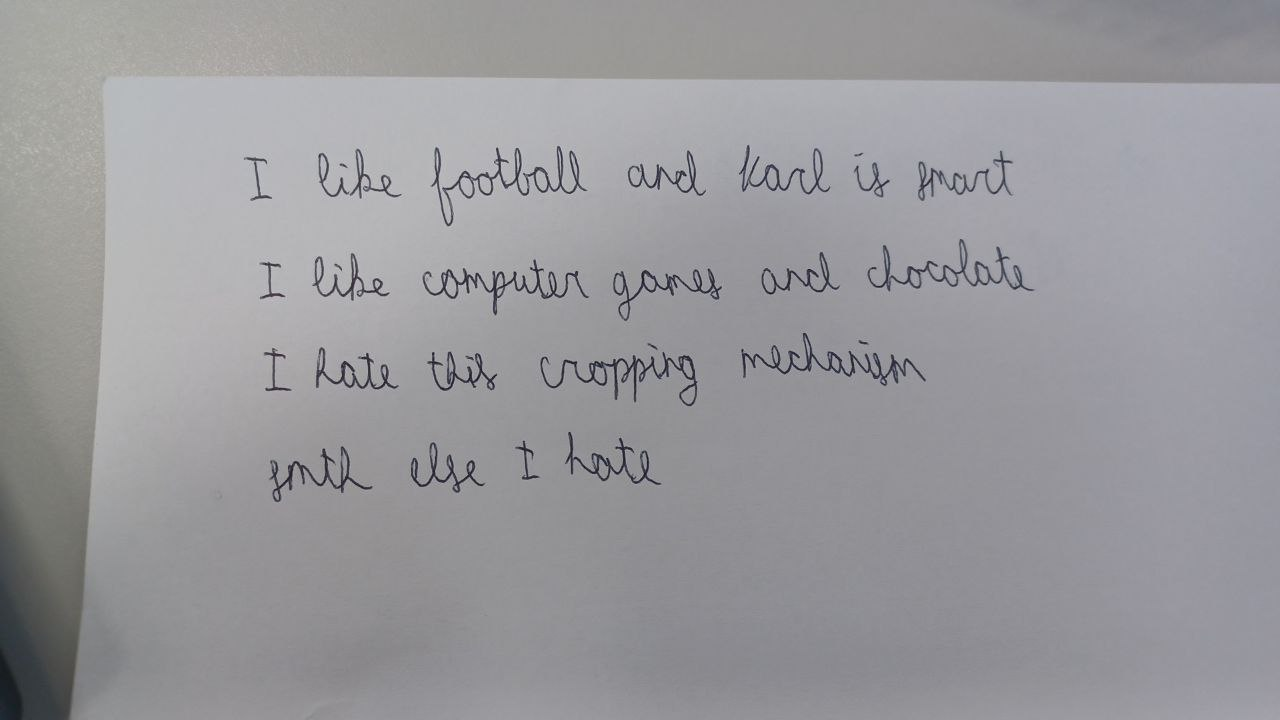
#> input picture test/crop_data/test_many_lines_with_blank_black_white.jpg, 1280 x 720 px, found by its file name
$ python preprocess_image.py --input_folder ../test/crop_data --input_image ../test/crop_data/test_many_lines_with_blank_black_white.jpg --output_crop_folder out --output_image out.png --output_lines_folder out
#> lines starting #> are read from the running program, lines starting #| are printed output that depends on the picture; after the words box and inside, x2 and y2 are one past the last pixel; in counts of white or black regions, pixels touching at a corner belong together
import argparse
import os

import cv2
import numpy as np
from PIL import Image


ROOT_DIR = os.path.dirname(os.path.abspath(__file__))


def ensure_directory(path):
    """Ensure a directory exists."""
    os.makedirs(path, exist_ok=True)

def save_image(image, path, file_name):
    full_dir_path = os.path.join(ROOT_DIR, path)
    ensure_directory(full_dir_path)
    full_file_path = os.path.join(full_dir_path, file_name)
    image.save(full_file_path)

def load_image_as_bytes(path, file_name):
#> called with path = '../test/crop_data'
    full_path = os.path.join(ROOT_DIR, path, file_name)
    if not os.path.exists(full_path):
        raise FileNotFoundError(f"The file does not exist: {full_path}")
    return cv2.imread(full_path)
#> returned value is the input picture: shape (720, 1280, 3); mean B, G, R 156.7, 153, 153.5


def apply_clean_full(image):
    """Applies Gaussian blur, adaptive thresholding, and removes grid lines from an image."""

    # Convert to grayscale
    gray = cv2.cvtColor(image, cv2.COLOR_BGR2GRAY)

    # Apply Gaussian Blur
    blurred = cv2.GaussianBlur(gray, (5, 5), 0)

    # Apply adaptive thresholding to binarize the image
    binary = cv2.threshold(blurred, 0, 255, cv2.THRESH_BINARY_INV + cv2.THRESH_OTSU)[1]
    horizontal_kernel = cv2.getStructuringElement(cv2.MORPH_RECT, (25, 1))
    horizontal_lines = cv2.morphologyEx(binary, cv2.MORPH_OPEN, horizontal_kernel, iterations=2)

    # # Step 6: Detect vertical lines
    vertical_kernel = cv2.getStructuringElement(cv2.MORPH_RECT, (1, 40))
    vertical_lines = cv2.morphologyEx(binary, cv2.MORPH_OPEN, vertical_kernel, iterations=2)

    # Step 7: Combine horizontal and vertical lines into one mask
    grid_mask = cv2.add(horizontal_lines, vertical_lines)

    # Step 8: Invert the grid mask
    grid_removed = cv2.bitwise_not(grid_mask)

    # Step 9: Remove the grid from the original binary image
    cleaned_binary = cv2.bitwise_and(binary, binary, mask=grid_removed)

    # Step 10: Remove small noise using contour filtering
    contours, _ = cv2.findContours(cleaned_binary, cv2.RETR_EXTERNAL, cv2.CHAIN_APPROX_SIMPLE)
    for contour in contours:
        area = cv2.contourArea(contour)
        if area < 10:  # Threshold for small noise (adjust based on your image)
            cv2.drawContours(binary, [contour], -1, 0, -1)  # Remove the contour by filling it with black

    # Step 11: Restore handwriting onto a white background
    handwriting_mask = binary > 0
    output = np.ones_like(image) * 255  # Create a white background
    output[handwriting_mask] = image[handwriting_mask]

    return output

def apply_clean(image):
    """Applies Gaussian blur, adaptive thresholding, and removes grid lines from an image."""

    # Convert to grayscale
    gray = cv2.cvtColor(image, cv2.COLOR_BGR2GRAY)

    # Apply Gaussian Blur
    blurred = cv2.GaussianBlur(gray, (5, 5), 0)

    # Apply adaptive thresholding to binarize the image
    binary = cv2.threshold(blurred, 0, 255, cv2.THRESH_BINARY_INV + cv2.THRESH_OTSU)[1]
#> binary: shape (720, 1280); 4.8% white; 38 white regions (8 under 20 px), largest, box (x1, y1, x2, y2) and area: (0, 410, 89, 720) 22567, (540, 352, 698, 407) 2161, (741, 332, 926, 386) 2147
    horizontal_kernel = cv2.getStructuringElement(cv2.MORPH_RECT, (25, 1))
    horizontal_lines = cv2.morphologyEx(binary, cv2.MORPH_OPEN, horizontal_kernel, iterations=2)
#> horizontal_lines: shape (720, 1280); 2.4% white; 1 white region, box (x1, y1, x2, y2) and area: (0, 438, 89, 720) 22111

    # # Step 6: Detect vertical lines
    vertical_kernel = cv2.getStructuringElement(cv2.MORPH_RECT, (1, 40))
    vertical_lines = cv2.morphologyEx(binary, cv2.MORPH_OPEN, vertical_kernel, iterations=2)
#> vertical_lines: shape (720, 1280); 2.4% white; 1 white region, box (x1, y1, x2, y2) and area: (0, 412, 85, 720) 21987

    # Step 7: Combine horizontal and vertical lines into one mask
    grid_mask = cv2.add(horizontal_lines, vertical_lines)
#> grid_mask: shape (720, 1280); 2.4% white; 1 white region, box (x1, y1, x2, y2) and area: (0, 412, 89, 720) 22368

    # Step 8: Invert the grid mask
    grid_removed = cv2.bitwise_not(grid_mask)

    # Step 9: Remove the grid from the original binary image
    cleaned_binary = cv2.bitwise_and(binary, binary, mask=grid_removed)
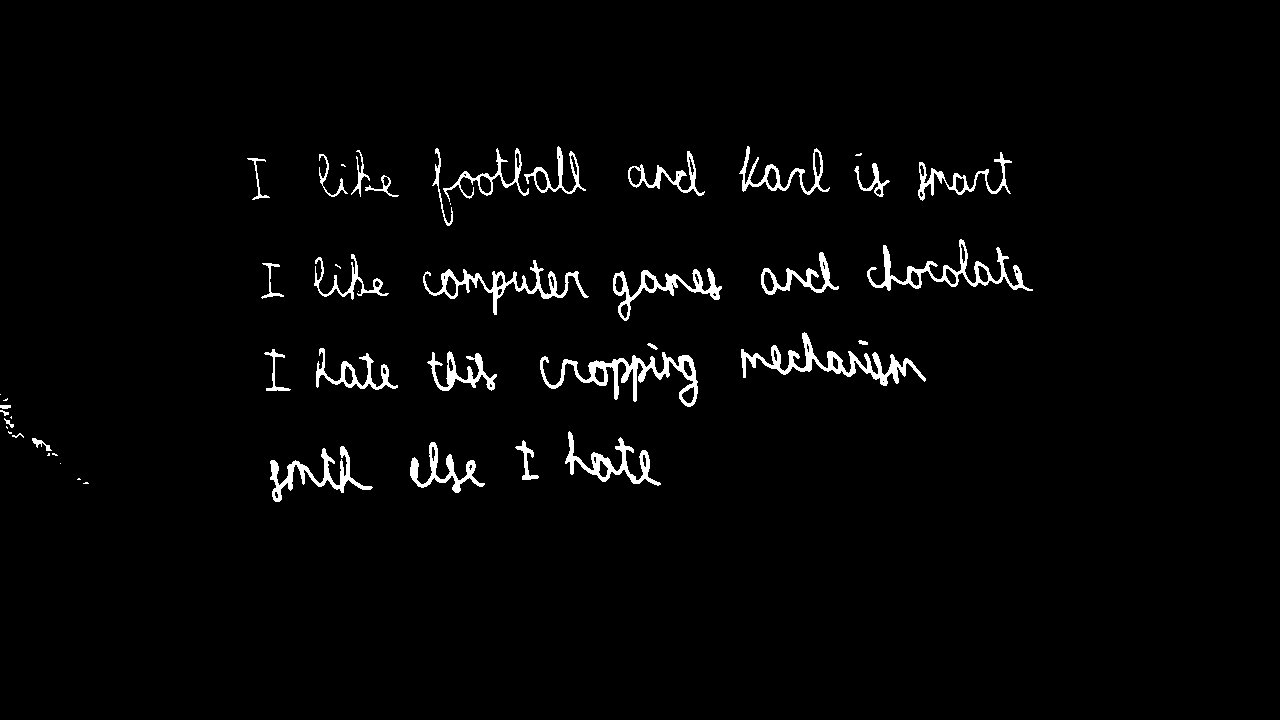
#> cleaned_binary: shape (720, 1280); 2.4% white; 48 white regions (15 under 20 px)

    # Step 10: Remove small noise using contour filtering
    contours, _ = cv2.findContours(cleaned_binary, cv2.RETR_EXTERNAL, cv2.CHAIN_APPROX_SIMPLE)
#> contours = 48 contours, 17 with area under 20; largest, box (x1, y1, x2, y2) and area: (540, 352, 698, 407) 2076, (741, 332, 926, 386) 1830, (867, 239, 1033, 291) 1712, (423, 260, 589, 315) 1506, (613, 268, 722, 321) 1364
    for contour in contours:
        area = cv2.contourArea(contour)
        if area < 10:  # Threshold for small noise (adjust based on your image)
            cv2.drawContours(cleaned_binary, [contour], -1, 0, -1)  # Remove the contour by filling it with black
#> this loop made 48 passes
#> area on passes 6, 7, 8, 9, 11, 14, 17, 20: 1098, 860, 203.5, 61.5, 1189.5, 20.5, 26, 2076
#> cleaned_binary: shape (720, 1280); 2.4% white; 33 white regions, largest, box (x1, y1, x2, y2) and area: (540, 352, 698, 407) 2161, (741, 332, 926, 386) 2147, (867, 239, 1033, 291) 1731

    # Step 11: Restore handwriting onto a white background
    handwriting_mask = cleaned_binary > 0
    output = np.ones_like(image) * 255  # Create a white background
    output[handwriting_mask] = image[handwriting_mask]
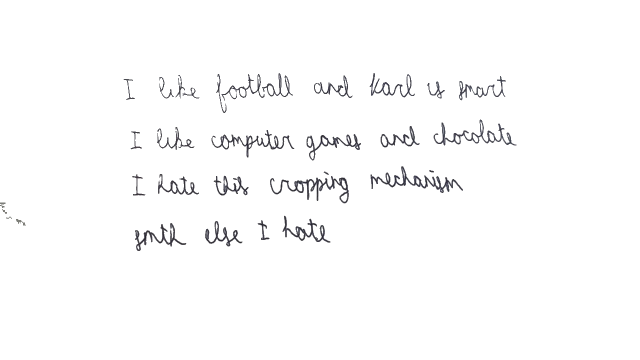
#> output: shape (720, 1280, 3) (shown at 1/2 size); mean B, G, R 251.2, 251, 251

    return output


def remove_background(input_path, input_name, output_path, output_name):
    image = load_image_as_bytes(input_path, input_name)
    processed_image = apply_clean(image)
    result_image = Image.fromarray(cv2.cvtColor(processed_image, cv2.COLOR_BGR2RGB))
    save_image(result_image, output_path, output_name)
    return processed_image


def crop_horizontal_and_vertical(image):
    """
    Crop the image by removing white space on all sides (top, bottom, left, right).

    Args:
        image (numpy.ndarray): The input image with handwriting on a white background.

    Returns:
        numpy.ndarray: The cropped image.
    """
    # Convert to grayscale and threshold
    gray = cv2.cvtColor(image, cv2.COLOR_BGR2GRAY) if len(image.shape) > 2 else image

    _, binary = cv2.threshold(gray, 240, 255, cv2.THRESH_BINARY)

    # Invert binary image
    binary_inv = cv2.bitwise_not(binary)

    # Find non-white region using contours
    coords = cv2.findNonZero(binary_inv)  # Get all non-zero points
#> coords = contour of 21931 points, box (x1, y1, x2, y2) (0, 146, 1033, 502), area 45534
    if coords is not None:
        x, y, w, h = cv2.boundingRect(coords)  # Get bounding box
#> x = 0; y = 146; w = 1033; h = 356
        cropped = image[y:y+h, x:x+w]  # Crop the region
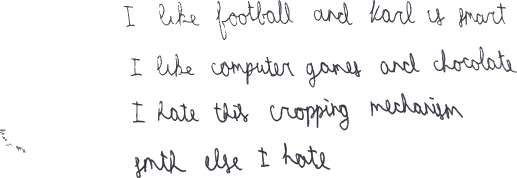
#> cropped: shape (356, 1033, 3) (shown at 1/2 size); mean B, G, R 245.5, 245.1, 245.1
        return cropped
    return image  # If no handwriting is found, return the original image


def crop_lines(image, output_path, padding=5, margin=10):
    """
    Crop the text lines from the given image, considering letter tails and caps,
    and add a white margin around each line, with additional processing to ignore
    and merge small lines.

    Args:
        image (numpy.ndarray): The input image with text on a white background.
        output_path (str): The directory to save the cropped line images.
        padding (int): Number of pixels to extend above and below detected lines.
        margin (int): White space to add above and below each cropped line.
    """
    # Convert to grayscale
    image = crop_horizontal_and_vertical(image)

    gray = cv2.cvtColor(image, cv2.COLOR_BGR2GRAY)
#> gray: shape (356, 1033)

    # Apply horizontal projection to detect text lines
    inverted = cv2.bitwise_not(gray)
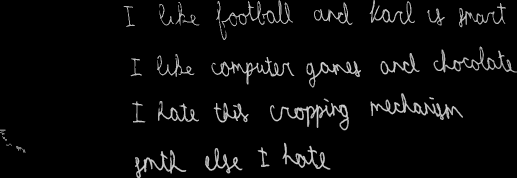
#> inverted: shape (356, 1033) (shown at 1/2 size); min 0, max 242, mean 9.9

    # Apply horizontal projection to detect text lines
    projection = np.sum(inverted, axis=1)
#> projection = 356 values, max 37254 at index 136, min 0 at index 80, mean 10208.5

    # Threshold to detect significant text regions
    threshold = np.max(projection) * 0.10  # 10% of the maximum projection value
#> threshold = 3725.4
    line_regions = projection > threshold

    # Detect line start and end indices
    line_indices = []
    start = None
    for i, val in enumerate(line_regions):
        if val and start is None:
            start = i
        elif not val and start is not None:
            line_indices.append((start, i))
            start = None
#> this loop made 356 passes
#> after the loop, line_indices = [(4, 52), (109, 153), (203, 245), (296, 344)]

    # Handle case where the last line reaches the image bottom
    if start is not None:
        line_indices.append((start, len(line_regions)))

    # Calculate the average vertical size of lines
    line_heights = [end - start for start, end in line_indices]
#> line_heights = [48, 44, 42, 48]
    avg_height = np.mean(line_heights)
#> avg_height = 45.5

    # Filter out lines that are less than half the average height
    filtered_indices = []
    merge_previous_indices = None

    # Merge lines which are too small (wrong crop)
    for i, (start, end) in enumerate(line_indices):
        line_height = end - start
        if line_height >= avg_height / 2:  # Keep lines that are not too small
            if merge_previous_indices and start - merge_previous_indices[1] < padding:
                merged_start = merge_previous_indices[0]
                merged_end = end
                filtered_indices.append((merged_start, merged_end))
                merge_previous_indices = None
            else:
                filtered_indices.append((start, end))

        elif i > 0 and i < len(line_indices) - 1 and (len(filtered_indices) > 0 and start - filtered_indices[len(filtered_indices) - 1][0] < padding):  # Merge with neighbors
            merged_start = filtered_indices[len(filtered_indices) - 1][0]
            merged_end = end
            filtered_indices[len(filtered_indices) - 1] = (merged_start, merged_end)
            merge_previous_indices = (start, end)
#> this loop made 4 passes
#> (start, end, line_height) on passes 1 to 4: (4, 52, 48), (109, 153, 44), (203, 245, 42), (296, 344, 48)
#> after the loop, filtered_indices = [(4, 52), (109, 153), (203, 245), (296, 344)]

    # Expand lines to include letter caps/tails and add white margin
    expanded_indices = []
    for start, end in filtered_indices:
        # Expand by padding
        start = max(0, start - padding)
        end = min(image.shape[0], end + padding)

        # Detect the maximum vertical extent within the line
        line_slice = inverted[start:end, :]
        vertical_projection = np.sum(line_slice, axis=0)
        top_tail = np.where(vertical_projection > 0)[0]
        if len(top_tail) > 0:
            line_min = max(0, np.min(top_tail))
            line_max = min(image.shape[1], np.max(top_tail))
        else:
            line_min, line_max = 0, image.shape[1]

        expanded_indices.append((start, end, line_min, line_max))
#> this loop made 4 passes
#> (start, end, line_min, line_max) on passes 1 to 4: (0, 57, 247, 1011), (104, 158, 261, 1032), (198, 250, 264, 925), (291, 349, 15, 660)
#> pass 1, in crop_lines, `line_slice = inverted[start:end, :]`:
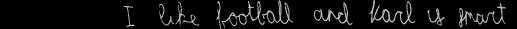
#> line_slice: shape (57, 1033) (shown at 1/2 size); min 0, max 232, mean 14.3
#> after the loop, expanded_indices = [(0, 57, 247, 1011), (104, 158, 261, 1032), (198, 250, 264, 925), (291, 349, 15, 660)]

    ensure_directory(output_path)

    # Crop and save each line
    for i, (start, end, min_x, max_x) in enumerate(expanded_indices):
        # Add white margin
        start = max(0, start - margin)
        end = min(image.shape[0], end + margin)
        cropped_line = image[start:end, :]  # Crop the entire width

        # ADD BACKGROUND REMOVAL
        cropped_line = apply_clean_full(cropped_line)
        cropped_line = crop_horizontal_and_vertical(cropped_line)

        # Add horizontal margin
        cropped_line = cv2.copyMakeBorder(
            cropped_line,
            top=margin,
            bottom=margin,
            left=padding,
            right=padding,
            borderType=cv2.BORDER_CONSTANT,
            value=[255, 255, 255],
        )

        # Save the cropped line
        line_image_path = os.path.join(output_path, f"line_{i + 1}.png")

        cv2.imwrite(line_image_path, cropped_line)
        print(f"Saved: {line_image_path}")
#> this loop made 4 passes
#> (start, end, min_x, max_x, x in crop_horizontal_and_vertical, y in crop_horizontal_and_vertical, w in crop_horizontal_and_vertical, h in crop_horizontal_and_vertical) on passes 1 to 4: (0, 67, 247, 1011, 247, 0, 765, 67), (94, 168, 261, 1032, 261, 0, 772, 74), (188, 260, 264, 925, 265, 0, 661, 72), (281, 356, 15, 660, 32, 5, 629, 70)
#> (printed output is left out)
#> pass 1, in apply_clean_full, `blurred = cv2.GaussianBlur(gray, (5, 5), 0)`:
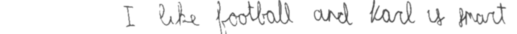
#> blurred: shape (67, 1033) (shown at 1/2 size); min 69, max 255, mean 242.8
#> pass 1, in apply_clean_full, `binary = cv2.threshold(blurred, 0, 255, cv2.THRESH_BINARY_INV + cv2.TH..`:
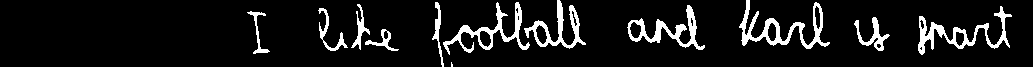
#> binary: shape (67, 1033); 9.2% white; 12 white regions (1 under 20 px), largest, box (x1, y1, x2, y2) and area: (739, 0, 830, 49) 1142, (918, 6, 1012, 55) 1048, (443, 2, 530, 55) 958

def main():
    parser = argparse.ArgumentParser(description="Remove background and crop lines from an image.")

    parser.add_argument("--input_folder", type=str, required=True, help="Path to the folder containing input files.")
    parser.add_argument("--input_image", type=str, required=True, help="Filename of the input image.")
    parser.add_argument("--output_crop_folder", type=str, required=True, help="Path to save the cropped images.")
    parser.add_argument("--output_image", type=str, required=True, help="Path to save the cleaned output image.")
    parser.add_argument("--output_lines_folder", type=str, required=True, help="Path to save cropped lines.")

    args = parser.parse_args()

    # Run remove_background
    cropped_output = remove_background(args.input_folder, args.input_image, args.output_crop_folder, args.output_image)

    # Run crop_lines
    crop_lines(cropped_output, args.output_lines_folder)

if __name__ == "__main__":
    main()

# Example of run: python process_image.py --input_folder tests --input_image test_many_lines_with_blank_black_white.jpg --output_crop_folder output_crop --output_image output_many_lines_with_blank_black_white.png --output_lines_folder output_crop/cleaned6

$ run again, with test/crop_data/test_many_lines.jpg copied over test/crop_data/test_many_lines_with_blank_black_white.jpg
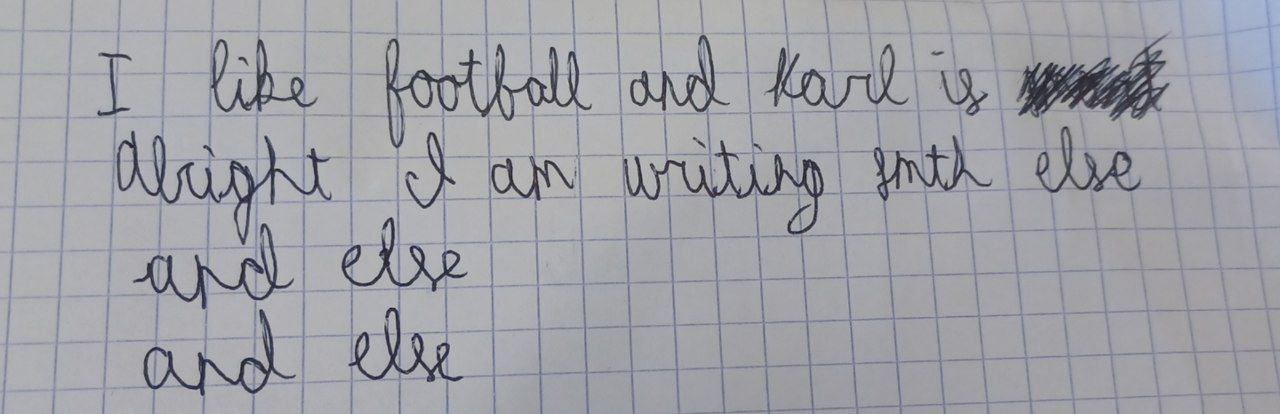
#> input picture test/crop_data/test_many_lines.jpg, 1280 x 414 px, found by its file name
#> in load_image_as_bytes, returned value is the input picture: shape (414, 1280, 3); mean B, G, R 167.5, 161.2, 160.3
#> horizontal_lines: shape (414, 1280); 0.41% white; 4 white regions, box (x1, y1, x2, y2) and area: (1020, 81, 1137, 94) 1239, (1072, 92, 1162, 103) 643, (1039, 73, 1113, 76) 195, (1024, 78, 1109, 80) 116
#> vertical_lines: shape (414, 1280); every value is 0
#> in apply_clean, `cleaned_binary = cv2.bitwise_and(binary, binary, mask=grid_removed)`:
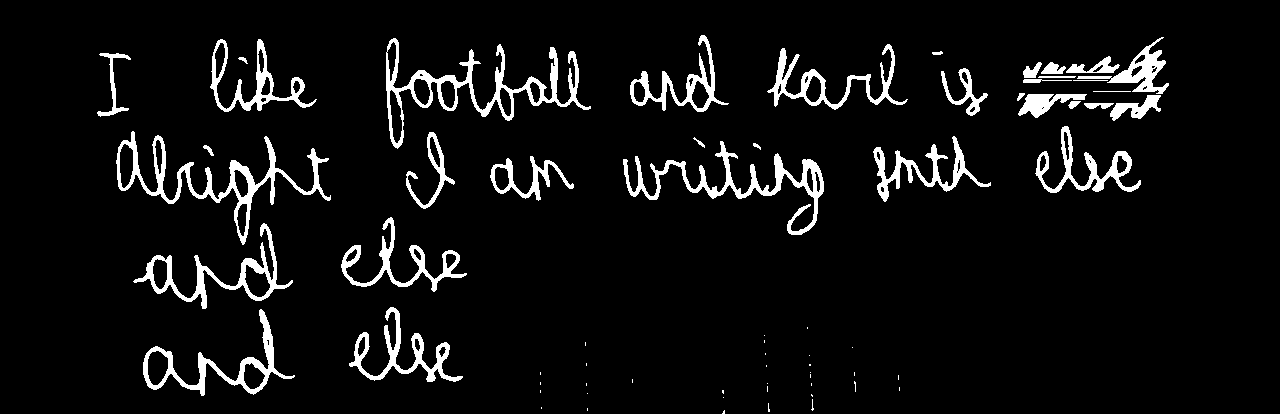
#> cleaned_binary: shape (414, 1280); 6.3% white; 67 white regions (33 under 20 px)
#> in apply_clean, `contours, _ = cv2.findContours(cleaned_binary, cv2.RETR_EXTERNAL, cv2...`: contours = 67 contours, 36 with area under 20; largest, box (x1, y1, x2, y2) and area: (386, 38, 591, 149) 4639, (116, 131, 331, 245) 3980, (143, 309, 295, 396) 2724, (133, 223, 293, 309) 2660, (623, 141, 824, 235) 2640
#> the loop in apply_clean, `for contour in contours:` made 67 passes
#> area on passes 34, 35, 36, 37, 38, 39, 41, 42: 2723.5, 1682, 2660.5, 1630.5, 1048, 35.5, 2640.5, 22.5
#> handwriting_mask: shape (414, 1280) bool; 6.3% white; 32 white regions, largest, box (x1, y1, x2, y2) and area: (386, 38, 591, 149) 3688, (116, 131, 331, 245) 3485, (623, 141, 824, 235) 3046
#> coords = contour of 33169 points, box (x1, y1, x2, y2) (97, 35, 1169, 396), area 6388
#> x = 97; y = 35; w = 1072; h = 361
#> projection = 361 values, max 57433 at index 42, min 469 at index 360, mean 15745.3
#> threshold = 5743.3
#> the loop in crop_lines, `for i, val in enumerate(line_regions):` made 361 passes
#> after the loop in crop_lines, `for i, val in enumerate(line_regions):`: line_indices = [(6, 8), (9, 82), (101, 169), (192, 194), (196, 198), (211, 258), (262, 264), (299, 354)]
#> line_heights = [2, 73, 68, 2, 2, 47, 2, 55]
#> avg_height = 31.38
#> the loop in crop_lines, `for i, (start, end) in enumerate(line_indices):` made 8 passes
#> (start, end, line_height) on passes 1 to 8: (6, 8, 2), (9, 82, 73), (101, 169, 68), (192, 194, 2), (196, 198, 2), (211, 258, 47), (262, 264, 2), (299, 354, 55)
#> after the loop in crop_lines, `for i, (start, end) in enumerate(line_indices):`: filtered_indices = [(9, 82), (101, 169), (211, 258), (299, 354)]
#> the loop in crop_lines, `for start, end in filtered_indices:` made 4 passes
#> (start, end, line_min, line_max) on passes 1 to 4: (4, 87, 0, 1071), (96, 174, 19, 1043), (206, 263, 36, 369), (294, 359, 46, 365)
#> after the loop in crop_lines, `for start, end in filtered_indices:`: expanded_indices = [(4, 87, 0, 1071), (96, 174, 19, 1043), (206, 263, 36, 369), (294, 359, 46, 365)]
#> the loop in crop_lines, `for i, (start, end, min_x, max_x) in enumerate(expanded_indices):` made 4 passes
#> (start, end, min_x, max_x, x in crop_horizontal_and_vertical, w in crop_horizontal_and_vertical, h in crop_horizontal_and_vertical) on passes 1 to 4: (0, 97, 0, 1071, 0, 1072, 97), (86, 184, 19, 1043, 19, 1025, 98), (196, 273, 36, 369, 37, 672, 77), (284, 361, 46, 365, 46, 320, 77)
#> (printed output is left out)
#> pass 1, in apply_clean_full, `binary = cv2.threshold(blurred, 0, 255, cv2.THRESH_BINARY_INV + cv2.TH..`:
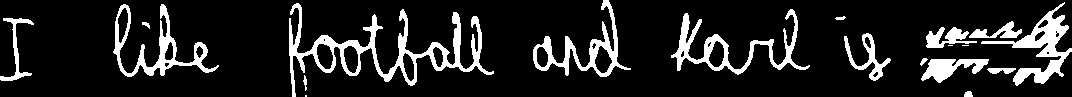
#> binary: shape (97, 1072); 13.3% white; 19 white regions (3 under 20 px), largest, box (x1, y1, x2, y2) and area: (289, 3, 494, 97) 3644, (981, 2, 1072, 86) 1924, (671, 9, 810, 75) 1891
